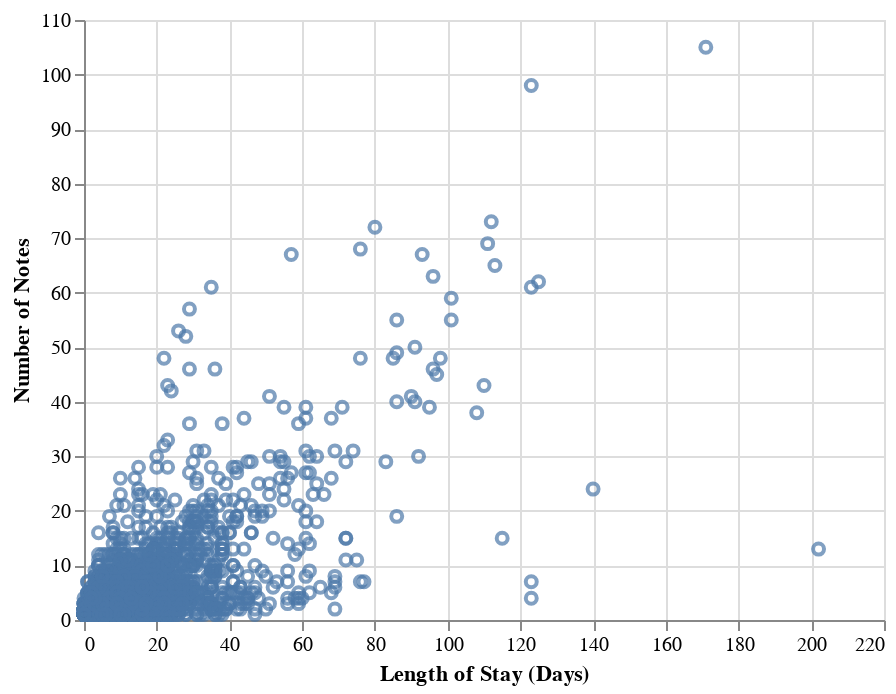

The notebook cell saved with this chart:
### Code cell
alt.Chart(los_v_num_notes.sample(frac=.1, random_state=seed)).mark_point().encode(
    x=alt.X('los', axis=alt.Axis(title='Length of Stay (Days)')),
    y=alt.Y('TEXT', axis=alt.Axis(title='Number of Notes')))

### Figure 1 — Vega-Lite specification as saved in the notebook (floating-point values rounded to 4 significant figures; data arrays with more than 128 entries replaced by an {"elided": "..."} marker saying what was removed)
{"$schema": "https://vega.github.io/schema/vega-lite/v3.3.0.json", "config": {"mark": {"tooltip": null}, "view": {"height": 300, "width": 400}}, "data": {"name": "data-5d95c1ff3545042a364751e6e0f7607a"}, "datasets": {"data-5d95c1ff3545042a364751e6e0f7607a": {"elided": "4220 records"}}, "encoding": {"x": {"axis": {"title": "Length of Stay (Days)"}, "field": "los", "type": "quantitative"}, "y": {"axis": {"title": "Number of Notes"}, "field": "TEXT", "type": "quantitative"}}, "mark": "point"}
